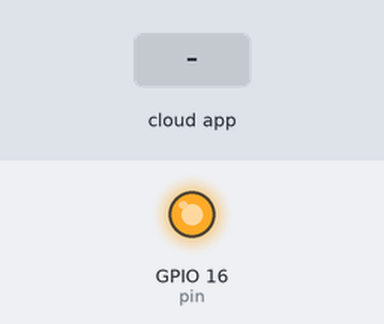
A sketch run on a simulated ESP8266 (NodeMCU). Shown: output pins drawn as LEDs (lit = HIGH). Inputs (shaded band) come from the test bench. WiFi joins after 1.5 s; servers stay silent unless stated; no MQTT or app messages arrive unless stated; what the sketch prints to the serial monitor is not drawn.

Above: at 2.7 s.
2.8 s: the phone or cloud app sets ldr to 0
At 3.5 s:
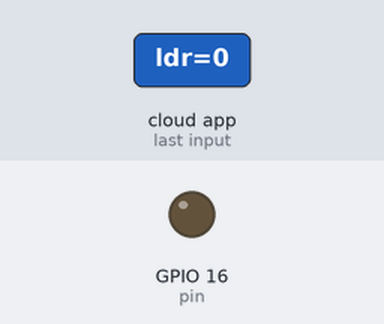
4.3 s: the phone or cloud app sets ldr to 1
At 4.9 s:
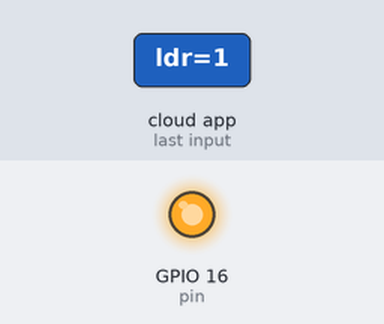
Timing chart, 0 to 7.3 s (numbered marks = the images above; inputs shaded):
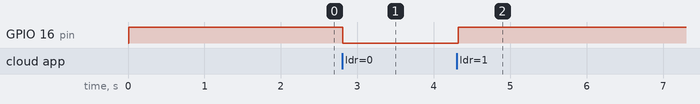

The sketch:

Adafruitsubscribe.ino
```cpp
#include<ESP8266WiFi.h>
#include "Adafruit_MQTT_Client.h"


#define ldr A0
#define wifi "VIRUS"
#define password "raj12345"
#define server "IO.Adafruit.com"
#define port 1883
#define username "i_am_rajee"
#define key "14e1d82cac804c5cbe5377905ca95a0a"
#define pin 16

WiFiClient esp;

Adafruit_MQTT_Client mqtt(&esp,server, port, username, key);                                      //connecting Client to server //espuk :)
Adafruit_MQTT_Subscribe feed = Adafruit_MQTT_Subscribe(&mqtt, username"/feeds/ldr");              //giving location to publish data


void setup() {
  Serial.begin(115200);
  delay(10);

  pinMode(pin, OUTPUT);
  digitalWrite(pin, HIGH);
  Serial.println("Adafruit MQTT Demo");
  Serial.print("Connecting to  ");
  Serial.print(wifi);

  WiFi.begin(wifi,password);                                                            //connect client to internet

  while(WiFi.status()!= WL_CONNECTED)
  {
       delay(500);
       Serial.print(".");
  }


  Serial.println("\nWiFi connected");
  Serial.print("IP address:");
  Serial.println(WiFi.localIP());

  mqtt.subscribe(&feed);

  Serial.println("Connecting to MQTT");
  while(mqtt.connect())                                                 //printing while connecting
  {
      Serial.print(".");
  }

}

void loop() {
  if(mqtt.readSubscription(5000))                      //only if connected
  {
       Serial.print("Got:");
      Serial.print((char *)feed.lastread);
      int a = atoi((char *)feed.lastread);

      Serial.print(" - ");
      Serial.println(a);


      if(a == 0)                                                        //publish the data and checking if published or not
      {
        digitalWrite(pin, LOW);
      }
      else
      {
        digitalWrite(pin, HIGH);
      }
      //delay(1101);                                                         //*************************
  }
}
```

Measured:
- after the input at 2.8 s, GPIO 16 (pin): HIGH → LOW at once
- after the input at 4.3 s, GPIO 16 (pin): LOW → HIGH at once
